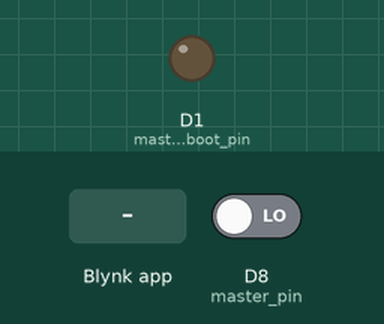
Bench run of a program on a simulated ESP8266 (Wemos D1 mini). On the bench: output pins drawn as LEDs (lit = HIGH). The inputs (shaded band) are chosen by the test bench; at power-on: D8 (master_pin) LOW. WiFi joins after 1.5 s; servers stay silent unless stated; the local clock reads 2024-03-15 10:24:30 at power-on unless the program sets it; EEPROM starts erased; what the program prints to the serial monitor is not drawn.

Above: at 3.0 s.
3.1 s: Blynk app writes 1 to V2
4.7 s: D8 (master_pin) driven HIGH
6.6 s: Blynk app writes 1 to V3
8.1 s: Blynk app writes 1 to V4
Timing chart, 0 to 10.6 s (numbered marks = the images above; inputs shaded):
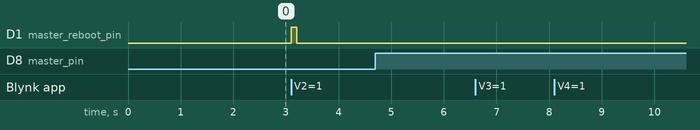

The program:

main.cpp
```cpp
#include <Arduino.h>
#define BLYNK_PRINT Serial

#include <ESP8266WiFi.h>
#include <BlynkSimpleEsp8266.h>
#include <TimeLib.h>
#include <WidgetRTC.h>

#include <EEPROM.h>

#define USE_LOCAL_SERVER true

// Пин для проверки "живости" мастера
#define master_pin D8
#define master_reboot_pin D1
#define blynkMasterAlivePin V10
#define check_delay 20 // Задержка проверки мастера в секундах

// Локальный ключ.
char auth[] = "qD_9-u6CLaII9eHjmrR_JJw4OZimugzQ";
// Боевой ключ
// char auth[] = "9-KQWyfz0hoNqhtdCl7_o4ukSJyE6Byr";

char ssid_prod[] = "Farm_router";    // prod
char ssid_local[] = "Keenetic-4926"; // home

char pass_prod[] = "zqecxwrv123"; // prod
char pass_local[] = "Q4WmFQTa";   // home

int reboot_counter;
long master_check;
bool down_flag = false;
bool watch_after_master = false;

// bool first_start_flag = true;
WidgetTerminal terminal(V0);
WidgetRTC rtc;

// Пин для терминала - V0
// Пин дл таблички - V86
// Пин для сброса таблички - V87

enum timeShowModes
{
  timestamp = 1,
  hms
};
class logger
{
private:
  char workMode = 'M';
  char messageType = 'S';
  int messageNumber = 0;
  bool sendToTerminal = true;
  bool sendToTable = true;
  bool showLogs = true;
  long time = 0;
  int timeShowMode = hms;

public:
  logger(char workmode, char messagetype, bool sendtoterminal, bool showlogs) : workMode(workmode), messageType(messagetype), messageNumber(0), sendToTerminal(sendtoterminal), showLogs(showlogs){};
  void setLogsState(bool state, int logType);
  void setMode(char mode) { workMode = mode; }
  void setType(char type) { messageType = type; }
  void print(String text);
  void println(String text);
  void setTimestamp(long timestamp) { time = timestamp; }
  void setTimeShowMode(int mode) { timeShowMode = (mode == timestamp) ? 1 : 2; }
};

void logger::println(String text)
{
  String output;
  String timeStr = (timeShowMode != hms) ? String(time) : String(time / 3600) + ":" + String(time % 3600 / 60) + ":" + String(time % 60);
  output += "<" + String(timeStr) + "> " + "[" + String(workMode) + String(messageType) + "_" + String(messageNumber) + "] ";
  output += text;
  if (showLogs)
  {
    if (sendToTerminal == true)
    {
      terminal.println(output);
      terminal.flush();
    }
    if (sendToTable == true)
    {
      Blynk.virtualWrite(V86, "add", messageNumber, text, timeStr);
    }
    Serial.println(output);
  }
  messageNumber++;
}

void logger::print(String text)
{
  String output;
  String timeStr = (timeShowMode != hms) ? String(time) : String(time / 3600) + ":" + String(time % 3600 / 60) + ":" + String(time % 60);
  output += "<" + String(timeStr) + "> " + "[" + String(workMode) + String(messageType) + "_" + String(messageNumber) + "] ";
  output += text;
  if (showLogs)
  {
    if (sendToTerminal == true)
    {
      terminal.print(output);
      terminal.flush();
    }
    Serial.print(output);
  }
  messageNumber++;
}

// Сброс таблицы логов
BLYNK_WRITE(V87)
{
  int a = param.asInt();
  if (a == 1)
  {
    Blynk.virtualWrite(V86, "clr");
  }
}

logger logg('M', 'S', true, true);

void reboot_master();

BLYNK_CONNECTED()
{
  rtc.begin();
}
// Количество перезагрузок
BLYNK_WRITE(V1)
{
  int a = param.asInt();
  reboot_counter = a;
}
// Перезапустить мастера
BLYNK_WRITE(V2)
{
  int a = param.asInt();
  if (a == 1)
  {
    long curr_time = hour() * 3600 + minute() * 60 + second();
    logg.setTimestamp(curr_time);
    logg.setMode('M');
    logg.setType('S');
    logg.println("Rebooting master");
    reboot_master();
  }
}
// Сбросить перезапуски
BLYNK_WRITE(V3)
{
  int a = param.asInt();
  if (a == 1)
  {
    long curr_time = hour() * 3600 + minute() * 60 + second();
    logg.setTimestamp(curr_time);
    logg.setMode('M');
    logg.println("Master reboots dropped");
  }
}
// Флаг слежения за мастером
BLYNK_WRITE(V4)
{
  int a = param.asInt();
  if (a == 1)
  {
    long curr_time = hour() * 3600 + minute() * 60 + second();
    logg.setTimestamp(curr_time);
    logg.setMode('M');
    logg.println("Now I'm watching after master");
    watch_after_master = true;
  }
  else
  {
    long curr_time = hour() * 3600 + minute() * 60 + second();
    logg.setTimestamp(curr_time);
    logg.setMode('M');
    logg.println("Master is free now");
    watch_after_master = false;
  }
}


BlynkTimer checkMasterTimer;
// Специальная переменная, которая будет увеличиваться каждые 2 секунды.
// Если она перевалит указанное заранее значение, то мастер будет отправлен в ребут
int masterCalls = 0;


void increaseTimer() {
  masterCalls++;
  if (masterCalls % 5 == 0){
    Blynk.virtualWrite(blynkMasterAlivePin, 2);
  }
  Serial.println("Master calls: " + String(masterCalls));
  if (masterCalls >= 20) {
    masterCalls = 0;
    reboot_master();
  }
}

void dropMasterChecks(){
  Serial.println("Master is alive");
  Blynk.virtualWrite(blynkMasterAlivePin, 1);
  masterCalls = 0;
}

void setup()
{
  EEPROM.begin(5);
  Serial.begin(115200);
  pinMode(master_pin, INPUT);
  pinMode(master_reboot_pin, OUTPUT);
  digitalWrite(master_reboot_pin, LOW);
  // Если на пине D7 был получен высокий сигнал от мастера, то дропаем флаг
  // attachInterrupt(D7, dropMasterChecks, CHANGE);
  reboot_counter = EEPROM.read(1);
  // Показывать как обычное вермя. Если нужна метка, то режим timestamp
  logg.setTimeShowMode(hms);
  checkMasterTimer.setInterval(2000L, increaseTimer);
  if (USE_LOCAL_SERVER)
  {
    Blynk.begin(auth, ssid_local, pass_local, IPAddress(192, 168, 1, 106), 8080);
  }
  else
  {
    Blynk.begin(auth, ssid_prod, pass_prod, IPAddress(10, 1, 92, 35), 8080);
  }
}

void loop()
{
  Blynk.run();
  checkMasterTimer.run();
  // Ребут после полуночи
  if ((20 < (hour()*3600 + minute()*60 + second())) && ((hour()*3600 + minute()*60 + second()) < 30))
  {
    reboot_master();
  }
  if (digitalRead(master_pin) == HIGH) {
    dropMasterChecks();
  }
  // Если надо следить за мастером, то бдим
  // if (watch_after_master)
  // {
  //   long curr_time = hour() * 3600 + minute() * 60 + second();
  //   // Проверить жив ли мастер
  //   if (digitalRead(master_pin) == HIGH)
  //   {
  //     down_flag = false;
  //   }
  //   // Если мастер упал и это произошло только сейчас то добавим ребут и ждём оживления n секунд,
  //   // если мастер всё ещё мёртв, то добавляем в счётчик ребута ещё 1 и посылаем сигнал ребута
  //   if (digitalRead(master_pin) == LOW && down_flag == false)
  //   {
  //     master_check = curr_time + check_delay;
  //     reboot_counter++;
  //     down_flag = true;
  //     logg.setTimestamp(curr_time);
  //     logg.setMode('A');
  //     logg.setType('E');
  //     logg.println("Master is down!");
  //   }
  //   if (curr_time - 2 < master_check && master_check < curr_time + 2)
  //   {
  //     reboot_counter++;
  //     logg.setTimestamp(curr_time);
  //     logg.setMode('A');
  //     logg.setType('E');
  //     logg.println("Master forced reboot!");
  //     reboot_master();
  //     delay(500);
  //     if (digitalRead(master_pin) == HIGH)
  //     {
  //       down_flag = false;
  //     }
  //   }
  // }
}

void reboot_master()
{
  digitalWrite(master_reboot_pin, HIGH);
  delay(100);
  // digitalWrite(master_reboot_pin, );
  digitalWrite(master_reboot_pin, LOW);
  reboot_counter++;
  Blynk.virtualWrite(V1, reboot_counter);
  EEPROM.write(1, reboot_counter);
  EEPROM.commit();
}
```

Measured:
- after the input at 3.1 s, D1 (master_reboot_pin): LOW → HIGH at once, → LOW 0.10 s later
